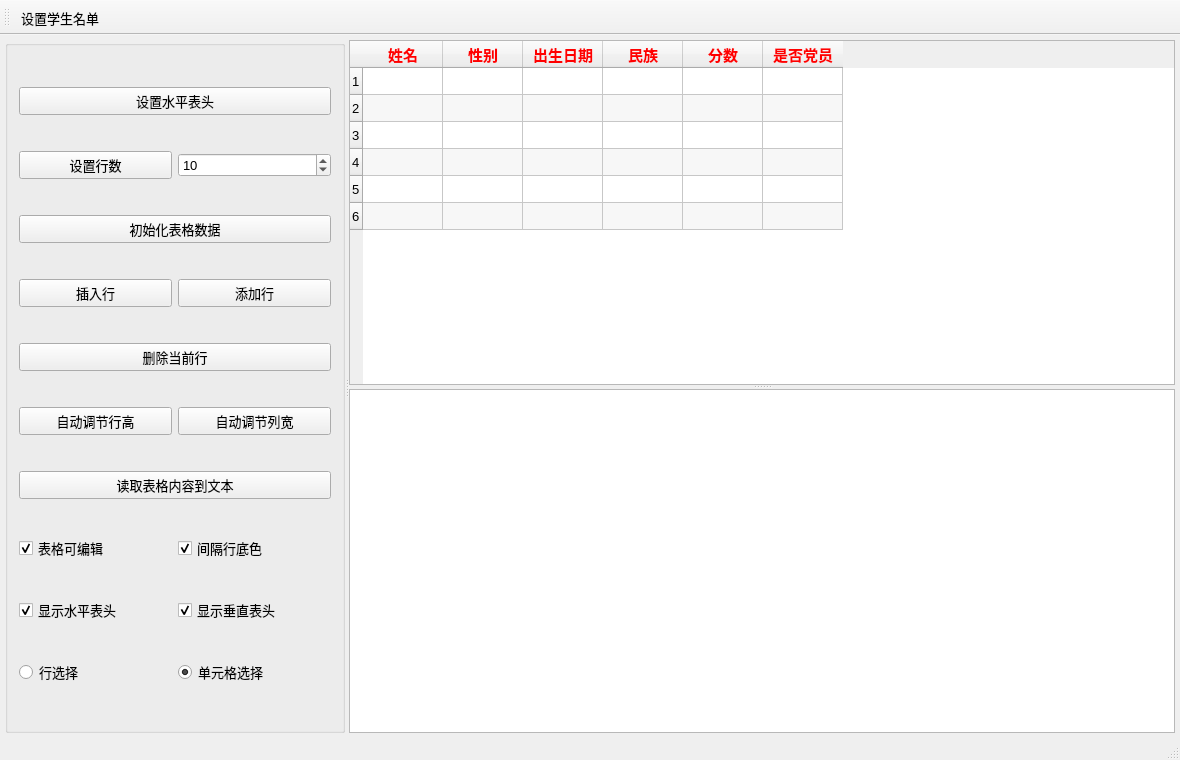
<?xml version="1.0" encoding="UTF-8"?>
<ui version="4.0">
 <class>MainWindow</class>
 <widget class="QMainWindow" name="MainWindow">
  <property name="geometry">
   <rect>
    <x>0</x>
    <y>0</y>
    <width>1180</width>
    <height>760</height>
   </rect>
  </property>
  <property name="minimumSize">
   <size>
    <width>1000</width>
    <height>640</height>
   </size>
  </property>
  <property name="font">
   <font>
    <pointsize>10</pointsize>
   </font>
  </property>
  <property name="windowTitle">
   <string>QTableWidget的使用</string>
  </property>
  <widget class="QWidget" name="centralWidget">
   <layout class="QVBoxLayout" name="verticalLayout">
    <property name="leftMargin">
     <number>5</number>
    </property>
    <property name="topMargin">
     <number>5</number>
    </property>
    <property name="rightMargin">
     <number>5</number>
    </property>
    <property name="bottomMargin">
     <number>5</number>
    </property>
    <item>
     <widget class="QSplitter" name="splitterMain">
      <property name="orientation">
       <enum>Qt::Horizontal</enum>
      </property>
      <widget class="QGroupBox" name="groupBox">
       <property name="maximumSize">
        <size>
         <width>340</width>
         <height>16777215</height>
        </size>
       </property>
       <property name="title">
        <string/>
       </property>
       <layout class="QGridLayout" name="gridLayout">
        <item row="4" column="0" colspan="2">
         <widget class="QPushButton" name="btnDelCurRow">
          <property name="text">
           <string>删除当前行</string>
          </property>
         </widget>
        </item>
        <item row="3" column="0">
         <widget class="QPushButton" name="btnInsertRow">
          <property name="text">
           <string>插入行</string>
          </property>
         </widget>
        </item>
        <item row="3" column="1">
         <widget class="QPushButton" name="btnAppendRow">
          <property name="text">
           <string>添加行</string>
          </property>
         </widget>
        </item>
        <item row="8" column="0">
         <widget class="QCheckBox" name="chkBoxHeaderH">
          <property name="text">
           <string>显示水平表头</string>
          </property>
          <property name="checked">
           <bool>true</bool>
          </property>
         </widget>
        </item>
        <item row="7" column="0">
         <widget class="QCheckBox" name="chkBoxTabEditable">
          <property name="text">
           <string>表格可编辑</string>
          </property>
          <property name="checked">
           <bool>true</bool>
          </property>
         </widget>
        </item>
        <item row="6" column="0" colspan="2">
         <widget class="QPushButton" name="btnReadToEdit">
          <property name="minimumSize">
           <size>
            <width>0</width>
            <height>25</height>
           </size>
          </property>
          <property name="text">
           <string>读取表格内容到文本</string>
          </property>
         </widget>
        </item>
        <item row="7" column="1">
         <widget class="QCheckBox" name="chkBoxRowColor">
          <property name="text">
           <string>间隔行底色</string>
          </property>
          <property name="checked">
           <bool>true</bool>
          </property>
         </widget>
        </item>
        <item row="9" column="1">
         <widget class="QRadioButton" name="rBtnSelectItem">
          <property name="text">
           <string>单元格选择</string>
          </property>
          <property name="checked">
           <bool>true</bool>
          </property>
         </widget>
        </item>
        <item row="8" column="1">
         <widget class="QCheckBox" name="chkBoxHeaderV">
          <property name="text">
           <string>显示垂直表头</string>
          </property>
          <property name="checked">
           <bool>true</bool>
          </property>
         </widget>
        </item>
        <item row="9" column="0">
         <widget class="QRadioButton" name="rBtnSelectRow">
          <property name="text">
           <string>行选择</string>
          </property>
          <property name="checked">
           <bool>false</bool>
          </property>
         </widget>
        </item>
        <item row="2" column="0" colspan="2">
         <widget class="QPushButton" name="btnIniData">
          <property name="minimumSize">
           <size>
            <width>0</width>
            <height>25</height>
           </size>
          </property>
          <property name="text">
           <string>初始化表格数据</string>
          </property>
         </widget>
        </item>
        <item row="1" column="1">
         <widget class="QSpinBox" name="spinRowCount">
          <property name="minimum">
           <number>2</number>
          </property>
          <property name="value">
           <number>10</number>
          </property>
         </widget>
        </item>
        <item row="0" column="0" colspan="2">
         <widget class="QPushButton" name="btnSetHeader">
          <property name="minimumSize">
           <size>
            <width>0</width>
            <height>25</height>
           </size>
          </property>
          <property name="text">
           <string>设置水平表头</string>
          </property>
         </widget>
        </item>
        <item row="1" column="0">
         <widget class="QPushButton" name="btnSetRows">
          <property name="minimumSize">
           <size>
            <width>0</width>
            <height>25</height>
           </size>
          </property>
          <property name="text">
           <string>设置行数</string>
          </property>
         </widget>
        </item>
        <item row="5" column="0">
         <widget class="QPushButton" name="btnAutoHeght">
          <property name="text">
           <string>自动调节行高</string>
          </property>
         </widget>
        </item>
        <item row="5" column="1">
         <widget class="QPushButton" name="btnAutoWidth">
          <property name="text">
           <string>自动调节列宽</string>
          </property>
         </widget>
        </item>
       </layout>
      </widget>
      <widget class="QSplitter" name="splitter">
       <property name="frameShadow">
        <enum>QFrame::Plain</enum>
       </property>
       <property name="lineWidth">
        <number>2</number>
       </property>
       <property name="orientation">
        <enum>Qt::Vertical</enum>
       </property>
       <widget class="QTableWidget" name="tableInfo">
        <property name="alternatingRowColors">
         <bool>true</bool>
        </property>
        <property name="showGrid">
         <bool>true</bool>
        </property>
        <property name="gridStyle">
         <enum>Qt::SolidLine</enum>
        </property>
        <property name="rowCount">
         <number>6</number>
        </property>
        <property name="columnCount">
         <number>6</number>
        </property>
        <attribute name="horizontalHeaderVisible">
         <bool>true</bool>
        </attribute>
        <attribute name="horizontalHeaderDefaultSectionSize">
         <number>80</number>
        </attribute>
        <attribute name="verticalHeaderVisible">
         <bool>true</bool>
        </attribute>
        <attribute name="verticalHeaderDefaultSectionSize">
         <number>27</number>
        </attribute>
        <row/>
        <row/>
        <row/>
        <row/>
        <row/>
        <row/>
        <column>
         <property name="font">
          <font>
           <bold>true</bold>
           <pointsize>11</pointsize>
          </font>
         </property>
         <property name="foreground">
          <brush brushstyle="SolidPattern">
           <color alpha="255">
            <red>255</red>
            <green>0</green>
            <blue>0</blue>
           </color>
          </brush>
         </property>
         <property name="text">
          <string>姓名</string>
         </property>
        </column>
        <column>
         <property name="font">
          <font>
           <bold>true</bold>
           <pointsize>11</pointsize>
          </font>
         </property>
         <property name="foreground">
          <brush brushstyle="SolidPattern">
           <color alpha="255">
            <red>255</red>
            <green>0</green>
            <blue>0</blue>
           </color>
          </brush>
         </property>
         <property name="text">
          <string>性别</string>
         </property>
        </column>
        <column>
         <property name="font">
          <font>
           <bold>true</bold>
           <pointsize>11</pointsize>
          </font>
         </property>
         <property name="foreground">
          <brush brushstyle="SolidPattern">
           <color alpha="255">
            <red>255</red>
            <green>0</green>
            <blue>0</blue>
           </color>
          </brush>
         </property>
         <property name="text">
          <string>出生日期</string>
         </property>
        </column>
        <column>
         <property name="font">
          <font>
           <bold>true</bold>
           <pointsize>11</pointsize>
          </font>
         </property>
         <property name="foreground">
          <brush brushstyle="SolidPattern">
           <color alpha="255">
            <red>255</red>
            <green>0</green>
            <blue>0</blue>
           </color>
          </brush>
         </property>
         <property name="text">
          <string>民族</string>
         </property>
        </column>
        <column>
         <property name="font">
          <font>
           <bold>true</bold>
           <pointsize>11</pointsize>
          </font>
         </property>
         <property name="foreground">
          <brush brushstyle="SolidPattern">
           <color alpha="255">
            <red>255</red>
            <green>0</green>
            <blue>0</blue>
           </color>
          </brush>
         </property>
         <property name="text">
          <string>分数</string>
         </property>
        </column>
        <column>
         <property name="font">
          <font>
           <bold>true</bold>
           <pointsize>11</pointsize>
          </font>
         </property>
         <property name="foreground">
          <brush brushstyle="SolidPattern">
           <color alpha="255">
            <red>255</red>
            <green>0</green>
            <blue>0</blue>
           </color>
          </brush>
         </property>
         <property name="text">
          <string>是否党员</string>
         </property>
        </column>
       </widget>
       <widget class="QPlainTextEdit" name="textEdit"/>
      </widget>
     </widget>
    </item>
   </layout>
  </widget>
  <widget class="QToolBar" name="toolBar">
   <property name="windowTitle">
    <string>toolBar</string>
   </property>
   <property name="toolButtonStyle">
    <enum>Qt::ToolButtonTextUnderIcon</enum>
   </property>
   <attribute name="toolBarArea">
    <enum>TopToolBarArea</enum>
   </attribute>
   <attribute name="toolBarBreak">
    <bool>false</bool>
   </attribute>
   <addaction name="actSetRoster"/>
  </widget>
  <widget class="QStatusBar" name="statusBar"/>
  <action name="actSetRoster">
   <property name="icon">
    <iconset resource="res.qrc">
     <normaloff>:/images/icons/boy.ico</normaloff>:/images/icons/boy.ico</iconset>
   </property>
   <property name="text">
    <string>设置学生名单</string>
   </property>
   <property name="toolTip">
    <string>按学号重新设置学生名单</string>
   </property>
  </action>
 </widget>
 <layoutdefault spacing="6" margin="11"/>
 <resources/>
 <connections/>
</ui>
